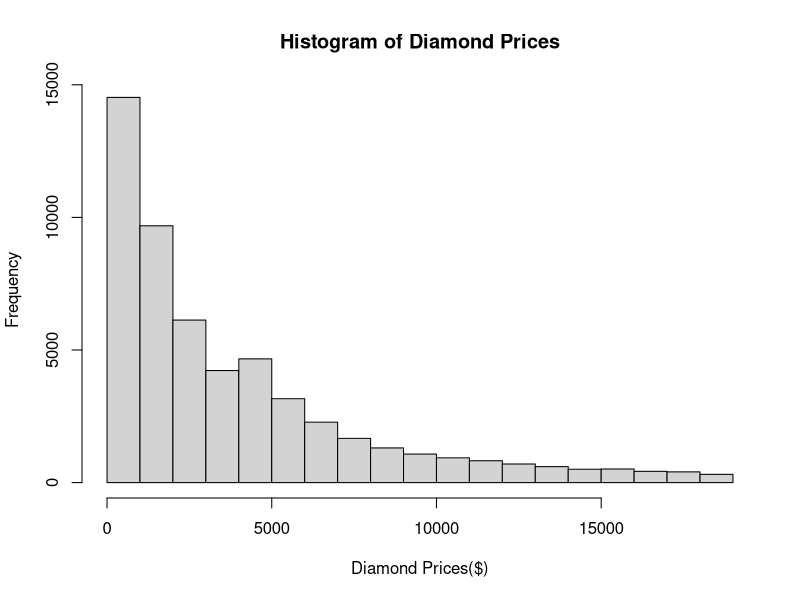
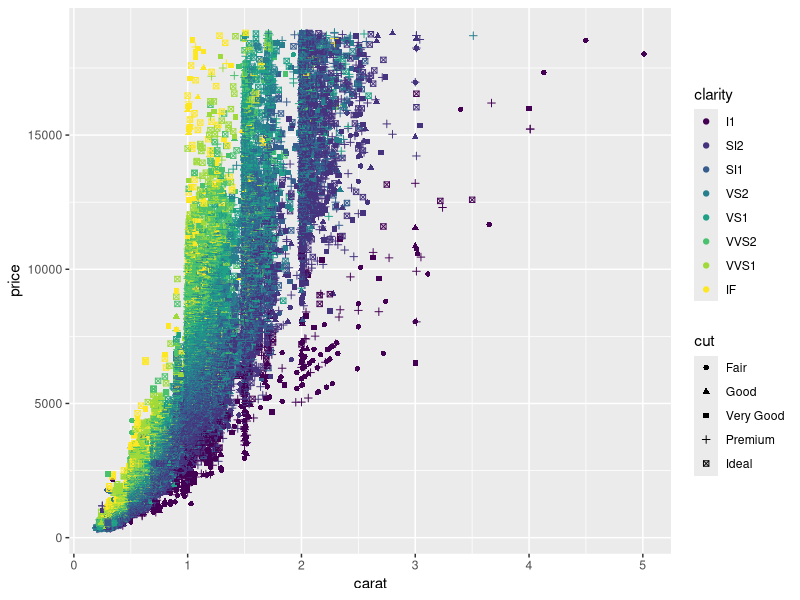

These figures' R source, in order:
## ---- chunk 1
library(ggplot2)
data("diamonds")
head(diamonds)
## ---- chunk 2
hist(diamonds$price, main="Histogram of Diamond Prices", xlab="Diamond Prices($)")
## ---- chunk 3
ggplot(data = diamonds, aes(x = carat, y = price, color = clarity, shape = cut)) + geom_point()
